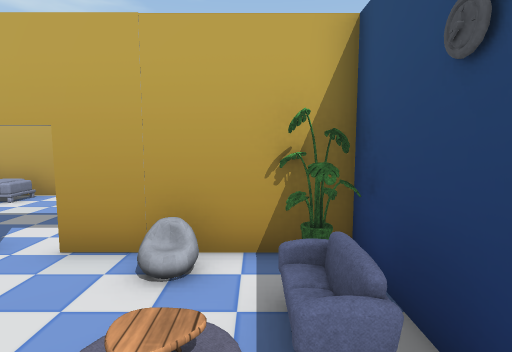
View 1 (above)

14 first-person views from a walk through a 3-D level made in the Unity game engine. The camera is 1.4 m above the floor, tilts 6° down and sees 80° across. Doors are open. The floor is counted in squares, 1 m on a side. Each view is taken from the middle of a square. On the plan, view 1 faces up. The plan holds only what a view shows up to about 14 squares ahead; the rest is blank. The place goes on beyond the plan. The player is left out. Some surface patterns are stand-ins.

View 2
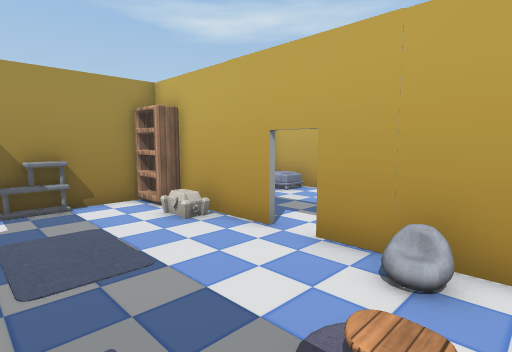

View 3
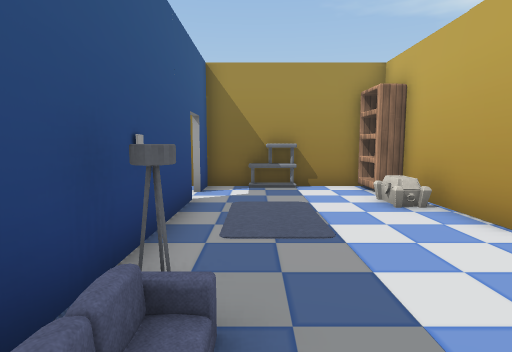

View 4
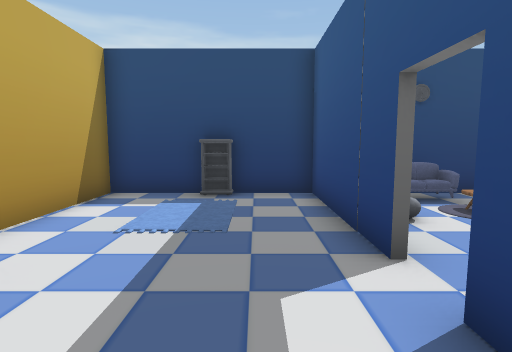

View 5
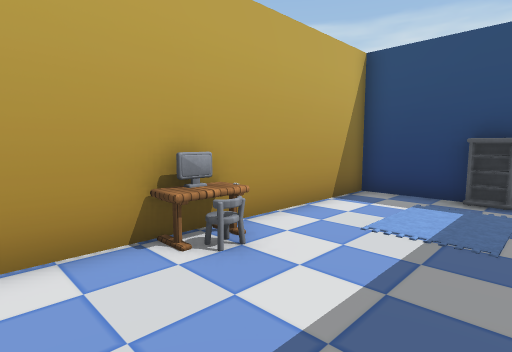

View 6
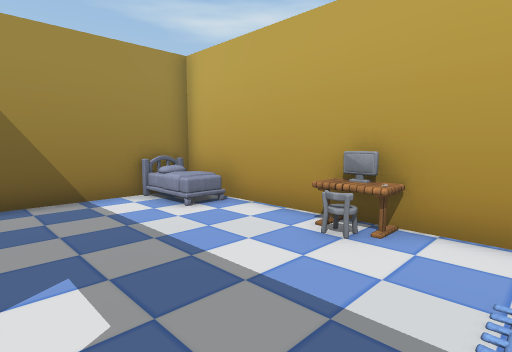

View 7
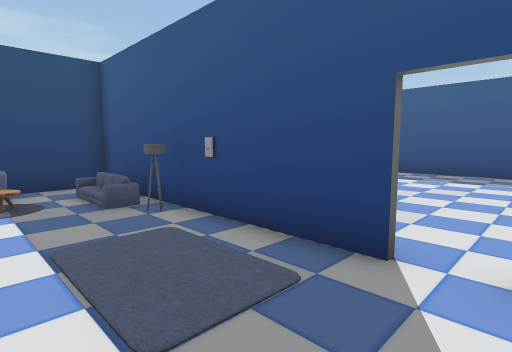

View 8
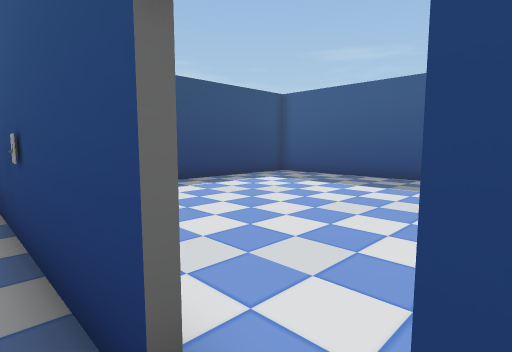

View 9
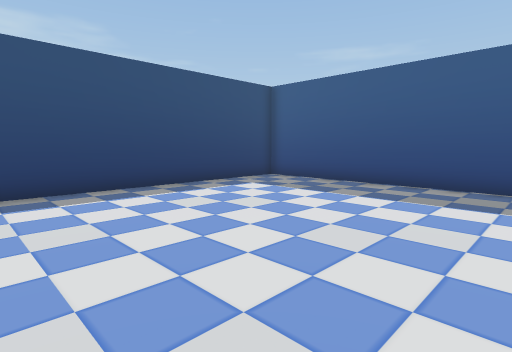

View 10
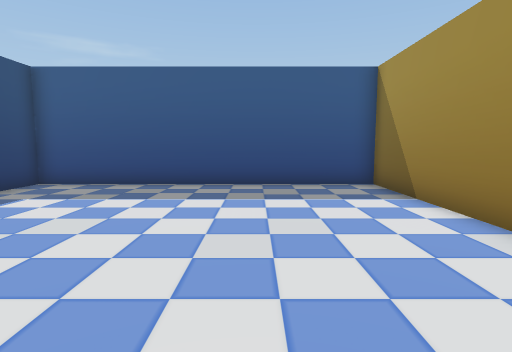

View 11
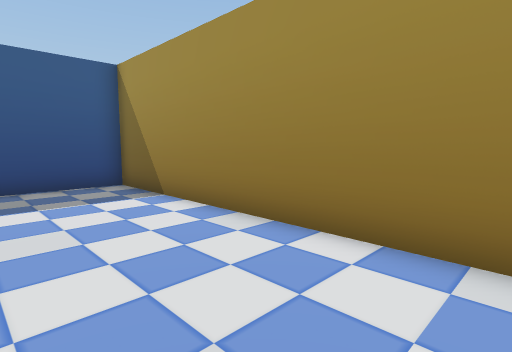

View 12
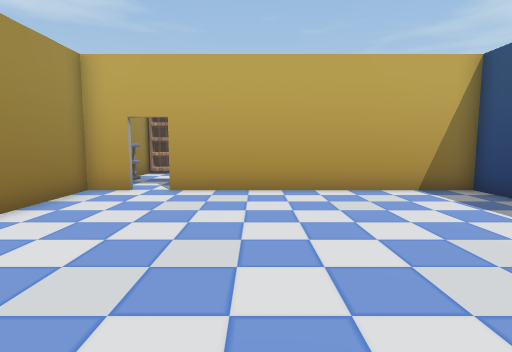

View 13
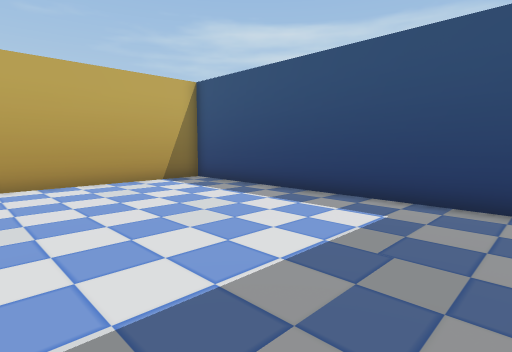

View 14
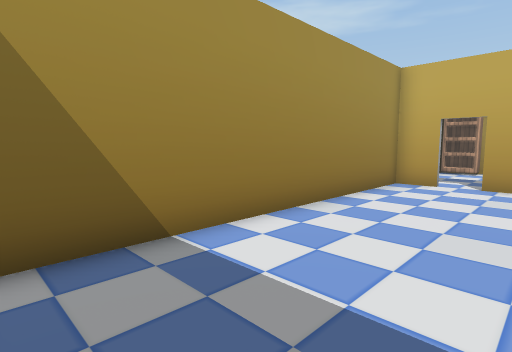

### Floor plan
Points are (right, up) in squares from view 1. A wall is a line through its corners. A room is listed if a view was taken in it or the views show most of it. See-through windows are left out.
Room 1 (views 1, 2, 3, 7, 8)
walls: (-3.4, -0.8) (-4.4, -0.8); (-4.6, 5.2) (-8.5, 5.2); (-1.5, 5.2) (-3.5, 5.2); (-7.6, -0.6) (1.7, -0.6) (1.7, 5.2) (-0.5, 5.2); (-10.1, 4.5) (-10.1, -0.6) (-8.8, -0.6)
ways out: open door at (-4, 5) to room 2; open door at (-8, -1) to room 3
objects: other object (-10, 2); shelf (-9, 4) to (-9, 5); other object (-3, 0); carpet (0, 2); sofa (0, 2) to (1, 4); plant (1, 4)
Room 2 (views 4, 5, 6)
walls: (-3.5, 5.4) (1.7, 5.4) (1.7, 11.2) (-10.1, 11.2) (-10.1, 6.6); (-5.2, 5.4) (-4.6, 5.4); (-0.5, 5.2) (-1.5, 5.2)
low walls: (-4.1, 10) (-4.6, 10.2); (-4.1, 10.1) (-4.6, 9.9)
ways out: open door at (-4, 5) to room 1
objects: bed (-9, 10) to (-8, 10); other object (-1, 5); closet (1, 8)
Room 3 (views 9, 10, 11, 12, 13, 14)
walls: (-4.4, -0.8) (-7.6, -0.8); (-8.8, -0.8) (-10.1, -0.8) (-10.1, -12.6) (1.7, -12.6) (1.7, -0.8) (-3.4, -0.8)
ways out: open door at (-8, -1) to room 1

Positions as (right, up) in squares from view 1, and headings:
1: (0, 0), facing up
2: (0, 0), facing up-left
3: (0, 1), facing left
4: (-7, 7), facing right
5: (-7, 7), facing up-right
6: (-2, 6), facing up-left
7: (-9, 3), facing down-right
8: (-9, 0), facing down-right
9: (-8, -2), facing down-right
10: (-6, -2), facing down
11: (-6, -2), facing down-left
12: (-5, -10), facing up
13: (-6, -12), facing up-right
14: (-6, -12), facing up-left
